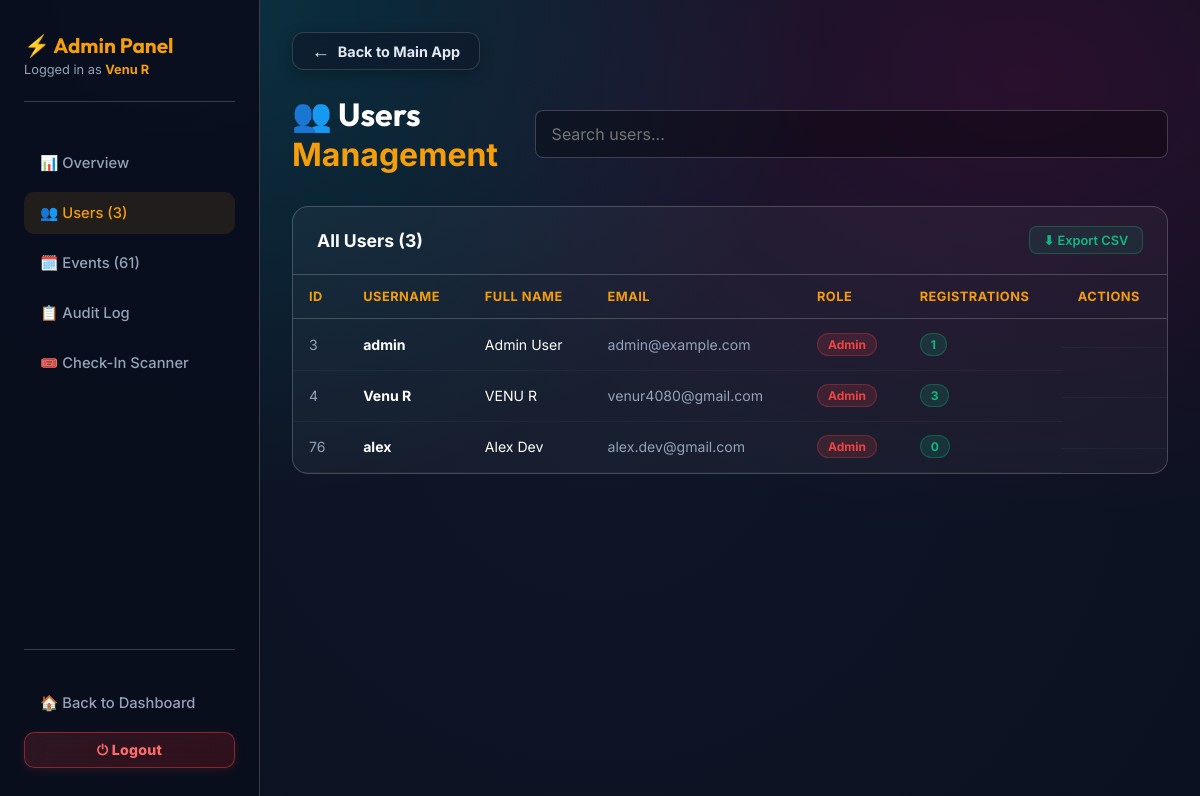
Screenshot of /admin/users (signed in) with the database file from the repository.
### tables this page shows
CREATE TABLE users 
                 (id INTEGER PRIMARY KEY AUTOINCREMENT, username TEXT UNIQUE, password TEXT, full_name TEXT, email TEXT, phone TEXT, college_id TEXT, profile_photo TEXT, role TEXT DEFAULT 'user', badges TEXT DEFAULT '[]', is_admin INTEGER DEFAULT 0, first_name TEXT DEFAULT '', middle_name TEXT DEFAULT '', last_name TEXT DEFAULT '', address TEXT DEFAULT '', country TEXT DEFAULT 'India', state TEXT DEFAULT '', city TEXT DEFAULT '', pincode TEXT DEFAULT '', is_active INTEGER DEFAULT 1, user_id TEXT DEFAULT '');

### backend/app.py (the view)
@app.route('/admin/users')
@admin_required
def admin_users():
    username = session.get('username')
    stats = get_admin_stats()
    conn = get_db(row_factory=True)
    c = conn.cursor()
    c.execute('''SELECT u.*, COUNT(r.id) as reg_count
                 FROM users u LEFT JOIN registrations r ON u.username=r.username
                 GROUP BY u.id ORDER BY u.id''')
    users = [dict(row) for row in c.fetchall()]
    conn.close()
    return render_template('admin/users.html', username=username, stats=stats, users=users, active='users')

### backend/app.py (called while the page is built, shortened)
def get_db(timeout=60.0, row_factory=False):
    conn = getattr(_thread_local, 'conn', None)
    return conn

def is_host():
    if not session.get('loggedin'):
        return False
    if session.get('role') == 'host' or session.get('is_admin'):
        return True

def is_admin():
    if not session.get('loggedin'):
        return False
    if session.get('is_admin'):
        return True

@app.context_processor
def inject_user_data():
    current_user = None
    user_is_admin = False
    user_is_host = False
    if session.get('loggedin'):
        username = session.get('username')
        user_is_admin = is_admin()
        user_is_host = is_host()
        photo = session.get('profile_photo')
        user_id = session.get('user_id')
        current_user = {'username': username, 'profile_photo': photo, 'user_id': user_id or 'UID-0001'}
    return dict(current_user=current_user, is_admin=user_is_admin, is_host=user_is_host)

def admin_required(f):
    @wraps(f)
    def decorated(*args, **kwargs):
        if not session.get('loggedin'):
            return redirect(url_for('login'))
        username = session.get('username', '').lower()
        conn = get_db()
        c = conn.cursor()
        c.execute('SELECT is_admin FROM users WHERE LOWER(username)=?', (username,))
        row = c.fetchone()
        conn.close()
        is_admin_user = (row and row[0] == 1) or username in ('admin', 'venu r')
        if not is_admin_user:
            flash('Access denied. Admin only.', 'error')
            return redirect(url_for('dashboard'))
        return f(*args, **kwargs)
    return decorated

def get_admin_stats():
    conn = get_db(row_factory=True)
    c = conn.cursor()
    stats = {}
    c.execute('SELECT COUNT(*) FROM users'); stats['total_users'] = c.fetchone()[0]
    c.execute('SELECT COUNT(*) FROM events'); stats['total_events'] = c.fetchone()[0]
    c.execute('SELECT COUNT(*) FROM registrations'); stats['total_regs'] = c.fetchone()[0]
    c.execute('SELECT COUNT(*) FROM reviews'); stats['total_reviews'] = c.fetchone()[0]
    c.execute("SELECT COUNT(*) FROM users WHERE role='host'"); stats['total_hosts'] = c.fetchone()[0]
    today = datetime.now().strftime('%Y-%m-%d')
    c.execute('SELECT COUNT(*) FROM registrations WHERE timestamp LIKE ?', (today+'%',))
    stats['today_regs'] = c.fetchone()[0]
    conn.close()
    return stats

    def __getattr__(self, name):
        return getattr(self._raw_conn, name)

    def close(self):
        pass

### frontend/templates/admin/users.html (shortened to what this page needs)
{% extends "admin/base.html" %}
{% block content %}
<div class="admin-header">
    <h1>👥 Users <span>Management</span></h1>
    <input type="text" id="userSearch" class="search-admin" placeholder="Search users..." oninput="filterTable('userTable',this.value)">
</div>
<div class="panel-section">
    <div class="panel-section-header">
        <h3>All Users ({{ users|length }})</h3>
        <a href="{{ url_for('admin_export_users') }}" class="action-btn btn-success" style="text-decoration:none">⬇ Export CSV</a>
    </div>
    <table class="admin-table" id="userTable">
        <thead>
            <tr>
                <th>ID</th>
                <th>Username</th>
                <th>Full Name</th>
                <th>Email</th>
                <th>Role</th>
                <th>Registrations</th>
                <th>Actions</th>
            </tr>
        </thead>
        <tbody>
            {% for u in users %}
            <tr>
                <td style="color:var(--text-muted)">{{ u.id }}</td>
                <td><strong>{{ u.username }}</strong></td>
                <td>{{ u.full_name or '—' }}</td>
                <td style="color:var(--text-muted)">{{ u.email or '—' }}</td>
                <td>
                    {% if u.is_admin %}
                    <span class="badge badge-admin">Admin</span>
                    {% elif u.role == 'host' %}
                    <span class="badge badge-host">Host</span>
                    {% else %}
                    <span class="badge badge-user">User</span>
                    {% endif %}
                </td>
                <td><span class="badge badge-active">{{ u.reg_count }}</span></td>
                <td style="display:flex;gap:6px;flex-wrap:wrap">
                </td>
            </tr>
            {% else %}
            <tr><td colspan="7" style="text-align:center;padding:2rem;color:var(--text-muted)">No users found</td></tr>
            {% endfor %}
        </tbody>
    </table>
</div>
{% endblock %}

### frontend/templates/admin/base.html (style rules this page uses)
:root { --admin-accent: #f59e0b; }
.admin-header { display: flex; justify-content: space-between; align-items: center; margin-bottom: 2rem; }
.admin-header h1 { font-family: var(--font-heading); font-size: 2rem; color: var(--text-main); }
.admin-header span { color: var(--admin-accent); }
.panel-section { background: rgba(255,255,255,0.04); border: 1px solid var(--glass-border); border-radius: 16px; margin-bottom: 2rem; overflow: hidden; }
.panel-section-header { padding: 1.2rem 1.5rem; border-bottom: 1px solid var(--glass-border); display: flex; justify-content: space-between; align-items: center; }
.panel-section-header h3 { color: var(--text-main); font-size: 1.1rem; font-weight: 700; }
.admin-table { width: 100%; border-collapse: collapse; font-size: 0.88rem; }
.admin-table th { padding: 0.9rem 1rem; text-align: left; color: var(--admin-accent); font-weight: 700; font-size: 0.8rem; text-transform: uppercase; letter-spacing: 0.5px; border-bottom: 1px solid var(--glass-border); }
.admin-table td { padding: 0.85rem 1rem; border-bottom: 1px solid rgba(255,255,255,0.04); color: var(--text-main); vertical-align: middle; }
.badge { padding: 3px 10px; border-radius: 50px; font-size: 0.75rem; font-weight: 700; display: inline-block; }
.badge-admin { background: rgba(239,68,68,0.15); color: #ef4444; border: 1px solid rgba(239,68,68,0.3); }
.badge-active { background: rgba(16,185,129,0.15); color: #10b981; border: 1px solid rgba(16,185,129,0.3); }
.action-btn { padding: 0.35rem 0.85rem; border-radius: 8px; font-size: 0.8rem; font-weight: 600; cursor: pointer; border: none; transition: all 0.2s; font-family: inherit; }
.btn-success { background: rgba(16,185,129,0.1); color: #10b981; border: 1px solid rgba(16,185,129,0.3); }
.search-admin { background: rgba(255,255,255,0.05); border: 1px solid var(--glass-border); color: var(--text-main); padding: 0.5rem 1rem; border-radius: 50px; outline: none; font-size: 0.88rem; transition: 0.2s; }

### rows the page displays
users: id "3", username "admin", full_name "Admin User", email "admin@example.com", is_admin "Admin", reg_count "1"
users: id "4", username "Venu R", full_name "VENU R", email "venur4080@gmail.com", is_admin "Admin", reg_count "3"
users: id "76", username "alex", full_name "Alex Dev", email "alex.dev@gmail.com", is_admin "Admin", reg_count "0"

### other values shown
{{ username }} "Venu R"
{{ stats.total_users }} "3"
{{ stats.total_events }} "61"
{{ users|length }} "3"
